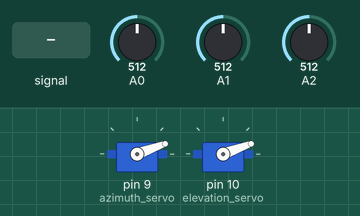
Bench run of a sketch on a simulated Arduino Uno, built with avr-gcc and run on an emulated ATmega328P. Parts: 2 × servo. The test bench sets the inputs (shaded band); at power-on: A0 = 512, A1 = 512, A2 = 512.

Above: at 1.2 s.
1.3 s: A0 fed a 2 Hz sine of ±306 counts around its level
At 2.38 s:
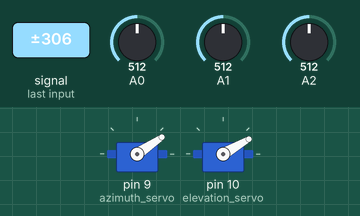
4.3 s: A0 set to 716
At 6.3 s:
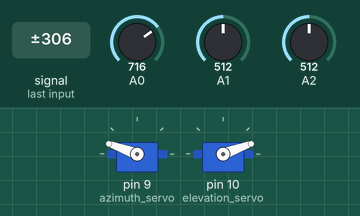
6.9 s: A1 set to 706
8.4 s: A1 set to 727
At 8.58 s:
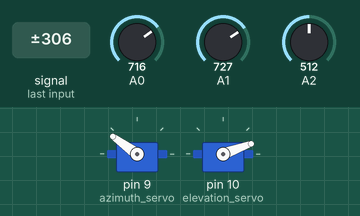
11.4 s: A2 set to 706
12.9 s: A2 set to 727
At 15.5 s:
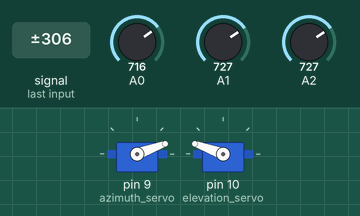
Timing chart, 0 to 16.9 s (numbered marks = the images above; inputs shaded):
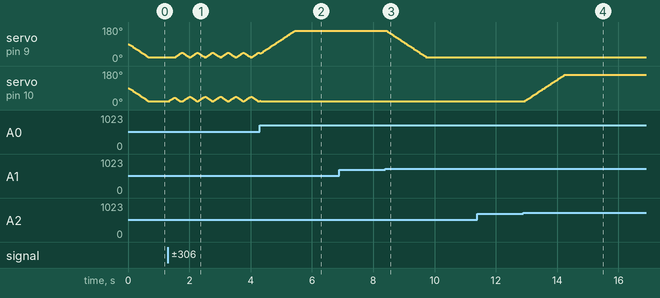

The sketch:

sunfollower.ino
```cpp
#include <Servo.h>

// Create the servo objects
Servo azimuth_servo;
Servo elevation_servo;

// 3 ldr inputs. Seen from the direction of the illumination, they are at top
// left, top right, bottom left.


int acc_max = 80;
int acc_adjust = 20;
int servo_min = 20;
int servo_max = 160;
int azimuth = 90;
int elevation = 90;
int azimuth_acc = acc_max/2;
int elevation_acc = acc_max/2;

void setup()
{
    azimuth_servo.attach(9);  // attaches the servo on pin 9 to the servo object
    elevation_servo.attach(10);  // attaches the servo on pin 10 to the servo object
    Serial.begin(9600);

}


void loop()
    {
    int topleft = analogRead(A0); // Top left ldr pin
    int topright = analogRead(A1); // Top right ldr pin
    int bottomleft = analogRead(A2); // Bottom left ldr pin
    //Serial.println("Val");
    //Serial.println(topleft);
    //Serial.println(topright);
    //Serial.println(bottomleft);

    if ( topleft > topright )
    {
        azimuth_acc += 1;
        if ( azimuth_acc == acc_max )
        {
            azimuth_acc = azimuth_acc - acc_adjust;
            if ( azimuth < servo_max )
            {
                azimuth += 1;
            }
        }
    } else {
        azimuth_acc -= 1;
        if ( azimuth_acc == 0 )
        {
            azimuth_acc = azimuth_acc + acc_adjust;
            if ( azimuth > servo_min )
            {
                azimuth -= 1;
            }
        }
    }
    if ( topleft < bottomleft )
    {
        elevation_acc += 1;
        if ( elevation_acc == acc_max )
        {
            elevation_acc = elevation_acc - acc_adjust;
            if ( elevation < servo_max )
            {
                elevation += 1;
            }
        }
    } else {
        elevation_acc -= 1;
        if ( elevation_acc == 0 )
        {
            elevation_acc = elevation_acc + acc_adjust;
            if ( elevation > servo_min )
            {
                elevation -= 1;
            }
        }
    }
    azimuth_servo.write(azimuth);
    elevation_servo.write(elevation);
}
```

Measured:
- the behaviour switches between 715 and 716 on A1 (found by bisection; images 2 and 3)
- the behaviour switches between 716 and 717 on A2 (found by bisection; images 3 and 4)
- after the input at 6.9 s, every drawn part: stays the same
- after the input at 8.4 s, servo on pin 9 (azimuth_servo): moves from 160° to 20° over 1.3 s, starting at once
- after the input at 11.4 s, every drawn part: stays the same
- after the input at 12.9 s, servo on pin 10 (elevation_servo): moves from 20° to 160° over 1.3 s, starting at once
